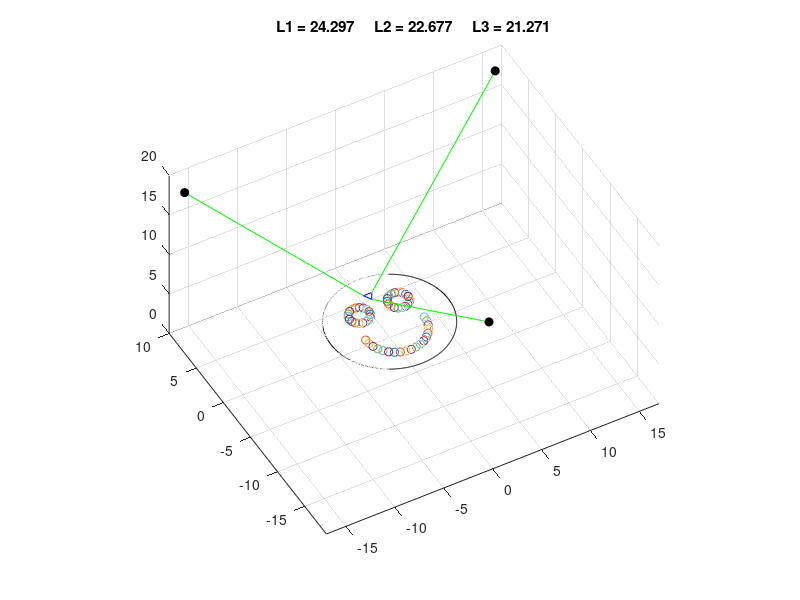

Reproduce this figure in MATLAB. (Note: this script raises an error after producing the figure.)
clearvars; close all; clc; % all units in inches
%% INPUTS
mount_radius = 0.5;
mount_height = 2;

post_height = 18;
post_radius = 18+1/3;

dish_radius = 6;
dish_height = 2;

%% LOCATIONS [x, y, z]

% relative hole location for cable attachments
h1 = [0, -mount_radius, mount_height];
h2 = [mount_radius*sind(60), mount_radius*cosd(60), mount_height];
h3 = [-mount_radius*sind(60), mount_radius*cosd(60), mount_height];
holes = [h1; h2; h3; h1];
clear h1 h2 h3

% post positions
p1 = [0, -post_radius, post_height];
p2 = [post_radius*sind(60), post_radius*cosd(60), post_height];
p3 = [-post_radius*sind(60), post_radius*cosd(60), post_height];
posts = [p1; p2; p3];
clear p1 p2 p3

% dish
x = linspace(-dish_radius, dish_radius, 300);
y1 = sqrt(dish_radius^2 - x.^2);
y2 = -y1;
x = [x fliplr(x) x(1)];
y = [y1 fliplr(y2) y1(1)];
z = repmat(dish_height, size(x));
dish = [x' y' z'];
clear x y1 y2 y z

%% PATH
r = 3;
theta = 180:10:360;
xs = r*cosd(theta);
ys = r*sind(theta) - 1;

r = 1;
theta = 0:20:360;
xe = r*cosd(theta);
ye = r*sind(theta);

x_path = [xs xe+2 xe-2];
y_path = [ys ye+2 ye+2];
%% PLOT
f = figure(1); hold on; grid on; axis equal; axis([-17 17 -19 10 0 20]);
set(gcf, 'Position',  [200, 150, 1000, 800])

scatter3(posts(:,1),posts(:,2), posts(:,3),'MarkerFaceColor','k','MarkerEdgeColor','k');
% plot3([posts(:,1); posts(1,1)], [posts(:,2); posts(1,2)], [posts(:,3); posts(1,3)],'r-');

plot3(dish(:,1),dish(:,2),dish(:,3),'k-');

view(-29,45)

handles = nan(1,4);
d = nan(1,3);
m = repmat(getframe,size(x_path));
for ii = 1:numel(x_path)
    x = x_path(ii);
    y = y_path(ii);
    z = 2;
    handles = nan(1,4);
    handles(1) = plot3(x+holes(:,1), y+holes(:,2), z+holes(:,3),'b-');
    scatter3(x,y,z,'r.');
    for jj = 1:3
        handles(jj+1) = plot3([posts(jj,1);x+holes(jj,1)], [posts(jj,2);y+holes(jj,2)], [posts(jj,3);z+holes(jj,3)], 'g-');
        d(jj) = sqrt((-posts(jj,1)+x+holes(jj,1))^2 + (-posts(jj,2)+y+holes(jj,2))^2 + (-posts(jj,3)+z+holes(jj,3))^2);
        fprintf('L%d - %0.3f\t\t',jj,d(jj));
    end
    fprintf('\n');
    pause(0.2);
    title(['L1 = ' num2str(d(1),'%2.3f') '     L2 = ' num2str(d(2),'%2.3f') '     L3 = ' num2str(d(3),'%2.3f')]);
    m(ii) = getframe(f);
    for jj = 1:4
        if ii ~= numel(x_path)
            delete(handles(jj));
        end
    end
end

v = VideoWriter('kinematics.avi');
v.FrameRate = 10;
open(v);
writeVideo(v,m);
close(v);
